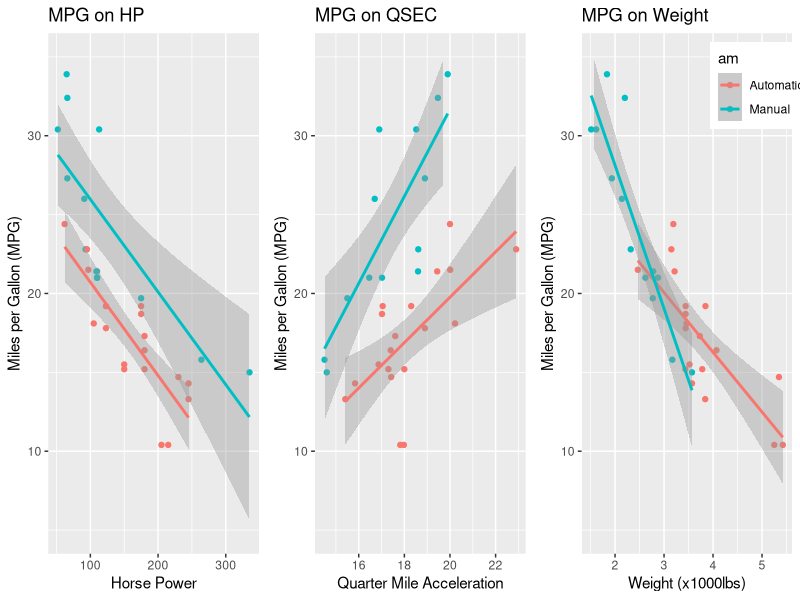

Write R code to recreate this figure.
## ---- chunk 1
data(mtcars)
mtcars$am <- factor(mtcars$am, labels=c("Automatic", "Manual"))
fit <- lm(mpg ~ ., data=mtcars)
## ---- chunk 2
library(car)
vif(fit)
## ---- chunk 3
fit1 <- lm(mpg ~ factor(am) + wt, data=mtcars)
fit2 <- update(fit1, mpg ~ factor(am) + wt + factor(am)*wt)
fit3 <- update(fit1, mpg ~ factor(am) + wt + factor(am)*wt + hp)
fit4 <- update(fit1, mpg ~ factor(am) + wt + factor(am)*wt + hp + qsec + factor(am)*qsec)
anova(fit1,fit2,fit3,fit4)
## ---- chunk 4



## ---- chunk 5
## ex: http://www.statmethods.net/advgraphs/ggplot2.html
## http://docs.ggplot2.org/current/geom_abline.html
library(ggplot2)
library(grid)
library(gridExtra)

plot1 <- qplot(hp, mpg, data=mtcars, geom=c("point", "smooth"), 
               method="lm", formula=y~x, color=am, ylim=c(5,35),
               main="MPG on HP", xlab="Horse Power", ylab="Miles per Gallon (MPG)"
               ) + theme(legend.position = "none")

plot2 <- qplot(qsec, mpg, data=mtcars, geom=c("point", "smooth"), 
               method="lm", formula=y~x, color=am, ylim=c(5,35),
               main="MPG on QSEC", xlab="Quarter Mile Acceleration", ylab="Miles per Gallon (MPG)"
               ) + theme(legend.position = "none")

plot3 <- qplot(wt, mpg, data=mtcars, geom=c("point", "smooth"), 
               method="lm", formula=y~x, color=am, ylim=c(5,35), 
               main="MPG on Weight", xlab="Weight (x1000lbs)", ylab="Miles per Gallon (MPG)"
               ) + theme(legend.position = c(0.85, 0.9))

grid.arrange(plot1, plot2, plot3, nrow=1, ncol=3)
